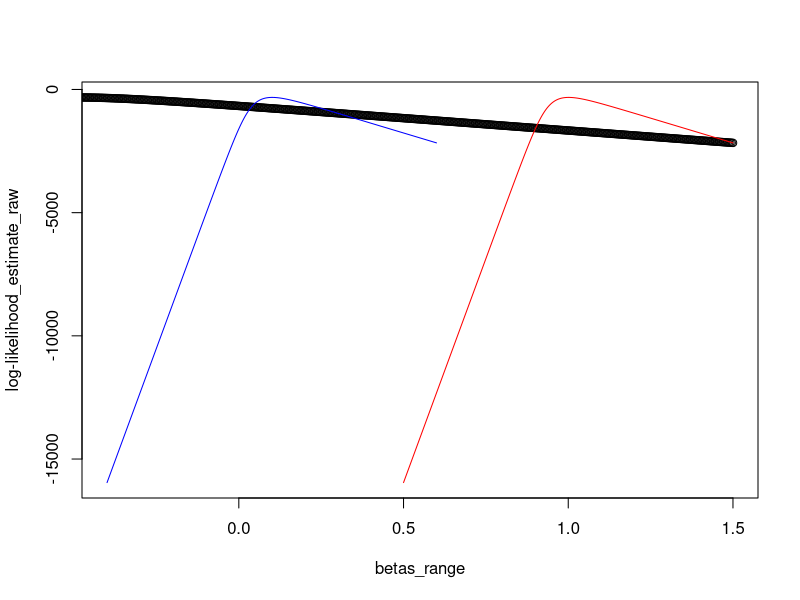
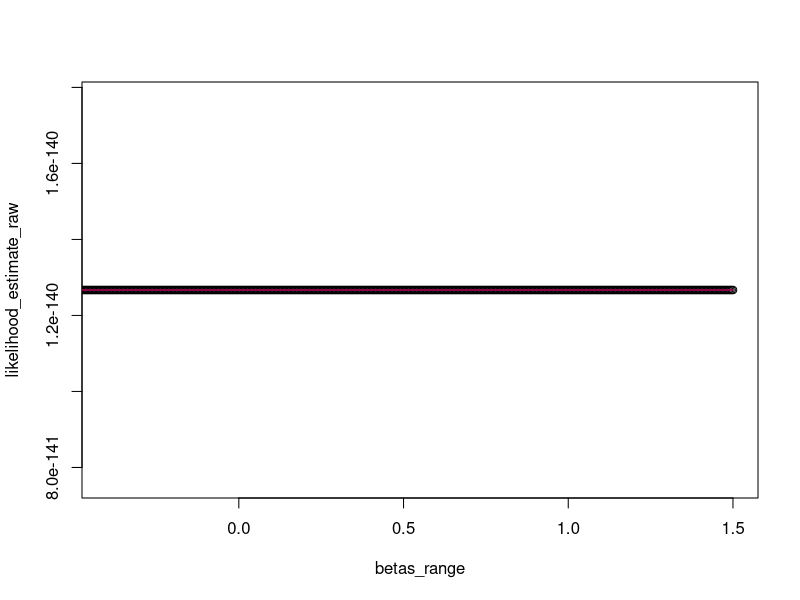

Here is the R script that generated these plots, in order: (Note: this script raises an error after producing the figures.)
# Functions
# b) Log likelihood
myloglikelihood <- function(beta) {
  loglikelihood <-
    sum(-y * log(1 + exp(-(X %*% beta))) - (1 - y) * log(1 + exp(X %*% beta)))
  return(loglikelihood)
}

# b) Normal Likelihood
mylikelihood <- function(beta) {
  # likelihood <- I(beta) # this produces very large numbers
  
  # (2) - our linear model
  #likelihood <- beta[0] + beta[1] * x + beta[2] * x2
  
  # (3) max likelihood
  likelihood <- prod((prob_i_x^y) * ((1 - prob_i_x)^(1 - y))) # this behaves the same as (2)
  return(likelihood)
}

getMarginalEffectBeta1 <- function(length = n,
                                   x2 = 0,
                                   # likelihood OR log-likelihood
                                   estimate_for = "likelihood",
                                   dx_container = NULL,
                                   probability_container = NULL) {
  estimate <- NULL
  
  if (estimate_for == "likelihood") {
    estimate <- likelihood.estimate$estimate
  } else if (estimate_for == "loglikelihood") {
    estimate <- loglikelihood.estimate$estimate
  }
  
  if (!is.null(estimate)) {
    for (i in 1:length) {
      prob_i <-
        exp(estimate[1] + estimate[2] * x[i] + estimate[3] * x2) / (1 + exp(estimate[1] + estimate[2] * x[i] + estimate[3] * x2))
      
      dx_container[i] <- estimate[2] * prob_i * (1 - prob_i)
      probability_container[i] <- prob_i
    }
    return(list(dx_container = dx_container, probability_container = probability_container))
  }
  
  return(NULL)
}

set.seed(123)
# Parameters
n <- 1000
x <- sort(runif(n = n, min = 18, max = 60))
x2 <- rbinom(n, 1, prob = 0.5)
X <- cbind(rep(1, n), x, x2)

beta0 <- -2
beta1 <- 0.1
beta2 <- 1
beta <- cbind(beta0, beta1, beta2)

linear_model <- beta0 + beta1 * x + beta2 * x2
prob_i_x <- exp(linear_model) / (1 + exp(linear_model))

# a) ?
y <- rbinom(n = length(x), size = 1, prob = prob_i_x)

# c) Plot the likelihood function and the log-likelihood function for a range of values for the two parameters
# separately and show that they are maximized at the same value.
beta_start_0 <- seq(-2.5, -1.5, le=n)
beta_start_1 <- seq(-0.4, 0.6, le=n)
beta_start_2 <-  seq(0.5, 1.5, le=n)
beta_start_param <- cbind(beta_start_0, beta_start_1, beta_start_2)
betas_range <- seq(min(beta_start_param),max(beta_start_param), le=n)

results_maybe_log_like <- rep(0, nrow(beta_start_param))

for(i in 1:nrow(beta_start_param)){
  results_maybe_log_like[i] <- myloglikelihood(beta_start_param[i, ])
}

plot(betas_range, results_maybe_log_like, xlim=c(-0.4, 1.5), ylab="log-likelihood_estimate_raw")
lines(beta_start_1, results_maybe_log_like, col="blue")
lines(beta_start_2, results_maybe_log_like, col="red")

results_maybe_likelihood <- rep(0, nrow(beta_start_param))
for(i in 1:nrow(beta_start_param)){
  results_maybe_likelihood[i] <- mylikelihood(beta_start_param[i, ])
}
plot(betas_range, results_maybe_likelihood, xlim=c(-0.4, 1.5), ylab="likelihood_estimate_raw")
lines(betas_range, results_maybe_likelihood, col="blue")
lines(betas_range, results_maybe_likelihood, col="red")
# Testing functions from https://www.r-bloggers.com/2019/08/maximum-likelihood-estimation-from-scratch/

library(maxLik)
# Getting an estimate for both functions
start_param <- c(0, 1, 1)
loglikelihood.estimate <- maxBFGS(myloglikelihood,
                                  finalHessian = TRUE,
                                  start = start_param)
### TODO: Pass previous estimation as this function's start parameter? This is cheating maybe
likelihood.estimate <- maxBFGS(mylikelihood,
                               finalHessian = TRUE,
                               start=loglikelihood.estimate$estimate)



likelihood.covariance_matrix <- -(solve(likelihood.estimate$hessian))
loglikelihood.covariance_matrix <-
  -(solve(loglikelihood.estimate$hessian))

likelihood.sde <- sqrt(diag(likelihood.covariance_matrix))
loglikelihood.sde <- sqrt(diag(loglikelihood.covariance_matrix))

x_len <- length(x)

# Likelihood
likelihood.result <- getMarginalEffectBeta1(
  length = x_len,
  estimate_for = "likelihood",
  x2 = 0,
  dx_container = rep(0, x_len),
  probability_container = rep(0, x_len)
)
plot(x, likelihood.result$dx_container, type="l", main="Likelihood", ylab="dx")

likelihood.result1 <- getMarginalEffectBeta1(
  length = x_len,
  estimate_for = "likelihood",
  x2 = 1,
  dx_container = rep(0, x_len),
  probability_container = rep(0, x_len)
)
lines(x, likelihood.result1$dx_container, col="red")

loglikelihood.result <- getMarginalEffectBeta1(
  length = x_len,
  estimate_for = "loglikelihood",
  x2 = 0,
  dx_container = rep(0, x_len),
  probability_container = rep(0, x_len)
)
plot(x, loglikelihood.result$dx_container, type= "l", main = "Log-Likelihood estimate", ylab = "dx")

loglikelihood.result1 <- getMarginalEffectBeta1(
  length = x_len,
  estimate_for = "loglikelihood",
  x2 = 1,
  dx_container = rep(0, x_len),
  probability_container = rep(0, x_len)
)
lines(x, loglikelihood.result1$dx_container, col="red")

# Plot probabilities
plot(x, loglikelihood.result$probability_container, main="Estimated Probabilities")
lines(x, loglikelihood.result1$probability_container, col="red")

plot(x, loglikelihood.result$probability_container, ylim=c(0, 1))
lines(x, loglikelihood.result1$probability_container, col="red")

# TEST f)?
logit <- function(x) {
  logit <- log(x / (1 - x))
  return (logit)
}

plot(
  logit(prob_i_x),
  prob_i_x,
  type = "l",
  xlim = c(-5, 5),
  main = "The Logit Transformation",
  xlab = "logit",
  ylab = "probability",
  cex.main = 1.2,
  cex.lab = 1,
  cex.axis = 1
)
